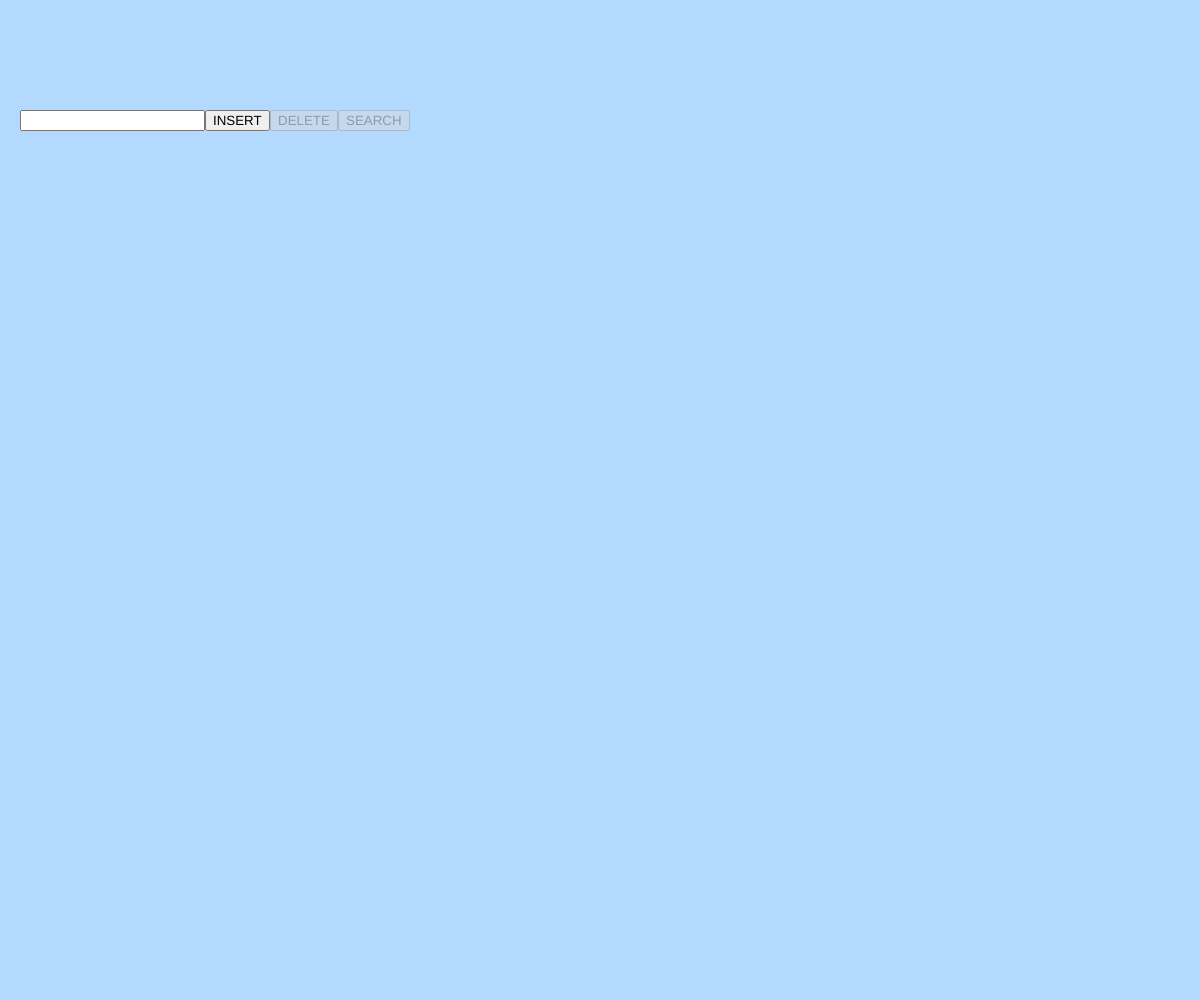
Frame 1 (no input)
Frame 60 (no input): identical to frame 1, image omitted
Frame 120 (the mouse pressed at the canvas centre since frame 60): identical to frame 1, image omitted

The p5.js sketch that drew this single still picture (run headless with seeded random() and noise() and a simulated clock; from frame 60 on, the mouse is pressed at the canvas centre):

// p5.js sketch
// ── sketch.js
var i_input,b_ins,b_del,b_ser,b_nstep;
var count_nodes=0,key,wwidth,wheight,totnods=63;
var arr=[],mainarr=[];
var msg=[],msgflag=0,next=0,nexttot=0;
var highlight=[];
var bkcol='#b3d9ff';
var simulation=false,limitflag=false;

msg[0]='';
msg[1]='INVALID INPUT';
msg[2]='NODE INSERTED';
msg[3]='NODE ALREADY PRESENT';
msg[4]='NODE DELETED';
msg[5]='NODE IS PRESENT';
msg[6]='NODE IS ABSENT';
msg[7]='TREE LIMIT REACHED';

function setup() {
  wwidth=window.innerWidth;
  wheight=window.innerHeight;
  createCanvas(wwidth,wheight);

  i_input = createInput();
  i_input.position(20, 110);

  b_ins = createButton('INSERT');
  b_ins.position(i_input.x + i_input.width, 110);
  b_ins.mousePressed(f_ins);

  b_del = createButton('DELETE');
  b_del.position(b_ins.x + b_ins.width, 110);
  b_del.mousePressed(f_del);

  b_ser = createButton('SEARCH');
  b_ser.position(b_del.x + b_del.width, 110);
  b_ser.mousePressed(f_ser);

  //Creating nested(2D) array of 63 rows
  for(var i=0;i<totnods;i++){
    mainarr[i]=[];
    arr[i]=[];
  }

  console.log(wwidth);
}

function draw(){
  background(bkcol);
  frameRate(30);
  
  //test message
  if(!simulation){
    fill('#961515');
    noStroke();
    textSize(24);
    textStyle(BOLD);
    textAlign(LEFT,CENTER);
    text(msg[msgflag],15,55);
  }

  //no nodes, arr check before deletion
  if(count_nodes==0&&arr[0][0]==undefined){
    b_ser.attribute('disabled','');
    b_del.attribute('disabled','');
  }
  
  for(var i=0;i<totnods;i++){
    //no nodes
    if(mainarr[0][0]==undefined&&arr[0][0]==undefined){
      break;
    }
    else{
      //key==arr[i][0] so that deleted node does not disappears
      if(mainarr[i][0]!=undefined||key==arr[i][0]){
        var l=2*i+1,r=2*i+2;
        if(next==nexttot||!simulation){          
          copyarr();
          b_nstep.remove();
          b_ins.removeAttribute('disabled');
          b_ser.removeAttribute('disabled');
          b_del.removeAttribute('disabled');
          i_input.removeAttribute('disabled');
          simulation=false;
        }
        if(arr[l]!=undefined&&l<totnods){
          stroke(150);
          strokeWeight(4);
          line(arr[i][1],arr[i][2],arr[l][1],arr[l][2]);
        }
        if(arr[r]!=undefined&&r<totnods){
          stroke(150);
          strokeWeight(4);
          line(arr[i][1],arr[i][2],arr[r][1],arr[r][2]);
        }

        noStroke();
        if(arr[i][0]==highlight[next]){
          fill('#121212');
          ellipse(arr[i][1],arr[i][2],70,70);
        }
        fill('#0080ff');
        ellipse(arr[i][1],arr[i][2],50,50);
        fill(255);
        textAlign(CENTER,CENTER);
        textStyle(NORMAL);
        textSize(20);
        try{text(arr[i][0],arr[i][1],arr[i][2]);}
        catch(Exception){}
        fill(0);
        if(key<highlight[next]&&simulation){
          textAlign(CENTER,CENTER);
          text(''+key+' < '+highlight[next],wwidth/2,65);
        }
        else if(key>highlight[next]&&simulation){
          textAlign(CENTER,CENTER);
          text(''+key+' > '+highlight[next],wwidth/2,65);
        }
      }

    }
  }
}

function f_ins() {
  
    key=i_input.value().replace(/\s+/g,"");
    i_input.value('');
    clearhl();
    if(isFinite(key)&&key!=''){
    b_ins.attribute('disabled','');
    b_ser.attribute('disabled','');
    b_del.attribute('disabled','');
    i_input.attribute('disabled','');
    simulation=true;
    key=float(key);

      b_nstep = createButton('NEXT STEP');
      b_nstep.mousePressed(f_nstep);
      b_nstep.position(wwidth/2-40, 110);
    
    msgflag=0;
    next=0;
    copyarr();
    
    var i=0,j=1;
    var x=window.width/2, y=150;
    var len=x,dup=false;
    
    while(i<totnods&&mainarr[i][0]!=undefined){
      highlight[next++]=mainarr[i][0];
      if(mainarr[i][0]<key){
        i=2*i+2;
        x=x+len/pow(2,j);
      }
      else if(mainarr[i][0]>key){
        i=2*i+1;
        x=x-len/pow(2,j);
      }
      else{
        //duplicate value
        msgflag=3;
        highlight[next]=arr[i][0];
        dup=true
        break;
      }
      y+=100;
      j++;
      if(j>6){
        msgflag=7;
        break;
      }
    }
    if(!dup&&i<totnods){
      mainarr[i][0]=key;
      mainarr[i][1]=x;
      mainarr[i][2]=y;
      msgflag=2;
      highlight[next++]=mainarr[i][0];
      count_nodes++;
    }
      nexttot=next-1;
      next=0;
    } 
    else{
      msgflag=1;
    }
}

function f_del(){
  key=i_input.value().replace(/\s+/g,"");
    i_input.value('');
    clearhl();
    if(isFinite(key)&&key!=''){
      simulation=true;
      b_ins.attribute('disabled','');
      b_ser.attribute('disabled','');
      b_del.attribute('disabled','');
      i_input.attribute('disabled','');
      key=float(key);
      if(totnods>0){
        b_nstep = createButton('NEXT STEP');
        b_nstep.mousePressed(f_nstep);
        b_nstep.position(wwidth/2-40, 110);
      }

      msgflag=0;
      var i=0;
      next=0;
      limitflag=false;

      delnode(key,i);

      nexttot=next-1;
      next=0;
    }
    else{
      msgflag=1;
    }
}

//val = key, i = index of key
function delnode(val,i){

  while(val!=mainarr[i][0]&&i<totnods){
        highlight[next++]=mainarr[i][0];
        if(mainarr[i][0]==undefined){
          break;
        }
        else if(val<mainarr[i][0]){
          i=2*i+1;
        }
        else if(val>mainarr[i][0]){
          i=2*i+2;
        }
        if(i>totnods){
          limitflag=true;
          break;
        }
      }
      //node present
      if(!limitflag&&mainarr[i][0]==val){
        console.log('node is present');
        highlight[next++]=mainarr[i][0];
        var lc=2*i+1,rc=2*i+2;
        //no child
        
        if(lc>=totnods||(mainarr[lc][0]==undefined&&mainarr[rc][0]==undefined)){
          console.log('no child');
          highlight[next++]=mainarr[i][0];
          mainarr[i][0]=undefined;
          mainarr[i][1]=undefined;
          mainarr[i][2]=undefined;
          msgflag=4;
        }
        else if(mainarr[lc][0]!=undefined){
          console.log('left child');
        }
        else{
          console.log('right child');
        }

        count_nodes--;
      }
      //node absent
      else{
        msgflag=6;
      }
}

function f_ser(){

    key=i_input.value().replace(/\s+/g,"");
    i_input.value('');
    clearhl();
    if(isFinite(key)&&key!=''){
      simulation=true;
      b_ins.attribute('disabled','');
      b_ser.attribute('disabled','');
      b_del.attribute('disabled','');
      i_input.attribute('disabled','');
      key=float(key);
      if(totnods>0){
        b_nstep = createButton('NEXT STEP');
        b_nstep.mousePressed(f_nstep);
        b_nstep.position(wwidth/2-40, 110);
      }

      msgflag=0;
      var i=0;
      next=0;
      limitflag=false;


      while(key!=mainarr[i][0]&&i<totnods){
        highlight[next++]=mainarr[i][0];
        if(mainarr[i][0]==undefined){

          break;
        }
        else if(key<mainarr[i][0]){
          i=2*i+1;
        }
        else if(key>mainarr[i][0]){
          i=2*i+2;
        }
        if(i>totnods){
          limitflag=true;
          break;
        }
      }
      //node present
      if(!limitflag&&mainarr[i][0]==key){
        mainarr[i][3]=true;
        msgflag=5;
        highlight[next++]=mainarr[i][0];
      }
      //node absent
      else{
        msgflag=6;
      }
      nexttot=next-1;
      next=0;
    }
    else{
      msgflag=1;
    } 
}

function f_nstep(){
  next++;
}

function copyarr(){
  for(var i=0;i<totnods;i++){
    for(var j=0;j<3;j++)
      arr[i][j]=mainarr[i][j];
  }
}

function clearhl(){
  for(var i=0;i<totnods;i++)
    highlight[i]=undefined;
}
